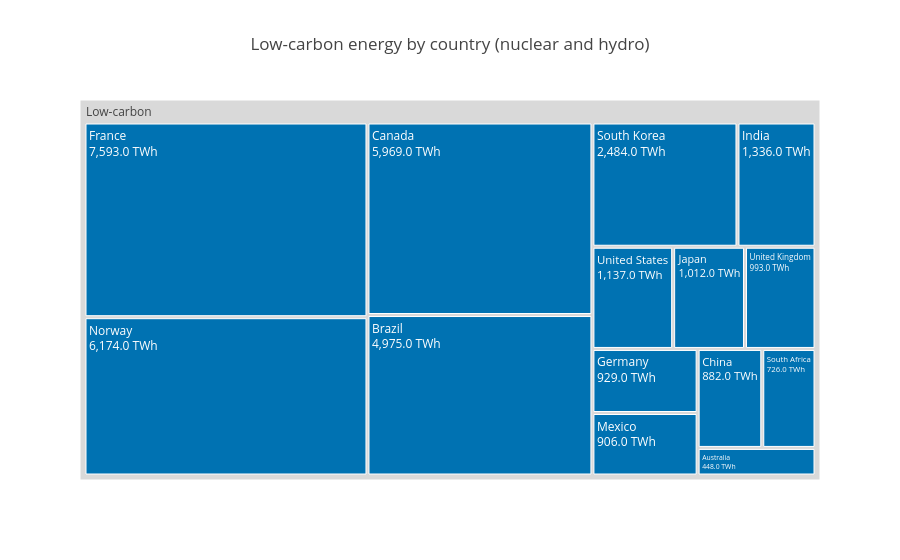
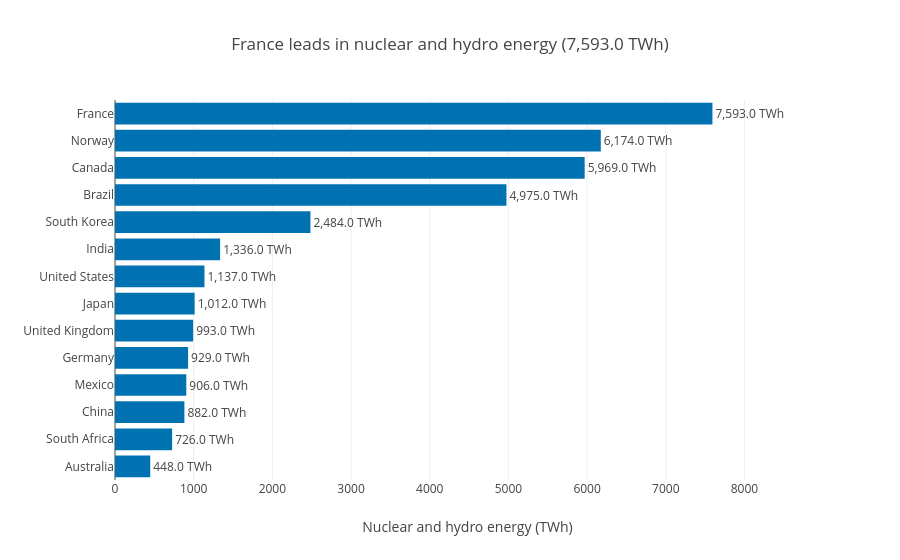

Write notebook code for charts like these, in order.
### Markdown cell above
## Task 2 — Treemap vs bar: low-carbon energy by country

**What to build:** Build **both** a treemap and a horizontal bar chart showing total low-carbon TWh (Nuclear + Hydro) per country. Then answer the question in a markdown cell below.

**Requirements:**
- Filter to `Source_Type == 'Low-carbon'` and aggregate TWh by country
- Treemap: single-level `path=['All', 'Country']` with a dummy root node labelled `'Low-carbon'`
- Bar chart: sorted by TWh, horizontal orientation, CVD-safe colour
- Both charts show TWh values, not percentages
- Insight title on the bar chart naming the leading country

### Code cell
low_carbon = (
    df.loc[df['Source_Type'].eq('Low-carbon')]
    .groupby('Country', as_index=False)['TWh'].sum()
    .sort_values('TWh', ascending=False)
    .assign(All='Low-carbon')
)
leader = low_carbon.iloc[0]
fig_low_tree = px.treemap(
    low_carbon, path=['All', 'Country'], values='TWh',
    title='Low-carbon energy by country (nuclear and hydro)',
)
fig_low_tree.update_traces(
    marker_colors=['#D9D9D9' if '/' not in node_id else '#0072B2'
                   for node_id in fig_low_tree.data[0].ids],
    texttemplate='%{label}<br>%{value:,.1f} TWh',
    hovertemplate='%{label}<br>%{value:,.1f} TWh<extra></extra>',
)
fig_low_tree.show()

fig_low_bar = px.bar(
    low_carbon, x='TWh', y='Country', orientation='h', text='TWh',
    color_discrete_sequence=['#0072B2'],
    title=f"{leader['Country']} leads in nuclear and hydro energy ({leader['TWh']:,.1f} TWh)",
)
fig_low_bar.update_traces(texttemplate='%{x:,.1f} TWh', textposition='outside', cliponaxis=False)
fig_low_bar.update_yaxes(categoryorder='array', categoryarray=low_carbon['Country'].tolist(),
                         autorange='reversed', title=None)
fig_low_bar.update_xaxes(title='Nuclear and hydro energy (TWh)', range=[0, leader['TWh'] * 1.18])
fig_low_bar.update_layout(height=560)
fig_low_bar.show()

### Figure 1 — Plotly figure (JSON) as saved in the notebook; plotly's stock layout.template omitted (floating-point values rounded to 4 significant figures)
{"data": [{"type": "treemap", "branchvalues": "total", "ids": ["Low-carbon", "Low-carbon/France", "Low-carbon/Norway", "Low-carbon/Canada", "Low-carbon/Brazil", "Low-carbon/South Korea", "Low-carbon/India", "Low-carbon/United States", "Low-carbon/Japan", "Low-carbon/United Kingdom", "Low-carbon/Germany", "Low-carbon/Mexico", "Low-carbon/China", "Low-carbon/South Africa", "Low-carbon/Australia"], "labels": ["Low-carbon", "France", "Norway", "Canada", "Brazil", "South Korea", "India", "United States", "Japan", "United Kingdom", "Germany", "Mexico", "China", "South Africa", "Australia"], "parents": ["", "Low-carbon", "Low-carbon", "Low-carbon", "Low-carbon", "Low-carbon", "Low-carbon", "Low-carbon", "Low-carbon", "Low-carbon", "Low-carbon", "Low-carbon", "Low-carbon", "Low-carbon", "Low-carbon"], "values": [35564, 7593, 6174, 5969, 4975, 2484, 1336, 1137, 1012, 993, 929, 906, 882, 726, 448], "marker": {"colors": ["#D9D9D9", "#0072B2", "#0072B2", "#0072B2", "#0072B2", "#0072B2", "#0072B2", "#0072B2", "#0072B2", "#0072B2", "#0072B2", "#0072B2", "#0072B2", "#0072B2", "#0072B2"]}, "texttemplate": "%{label}<br>%{value:,.1f} TWh", "hovertemplate": "%{id}<br>%{value:,.1f} TWh<extra></extra>"}], "layout": {"title": "Low-carbon energy by country (nuclear and hydro)"}}

### Figure 2 — Plotly figure (JSON) as saved in the notebook; plotly's stock layout.template omitted (floating-point values rounded to 4 significant figures)
{"data": [{"type": "bar", "orientation": "h", "x": [7593, 6174, 5969, 4975, 2484, 1336, 1137, 1012, 993, 929, 906, 882, 726, 448], "y": ["France", "Norway", "Canada", "Brazil", "South Korea", "India", "United States", "Japan", "United Kingdom", "Germany", "Mexico", "China", "South Africa", "Australia"], "marker": {"color": "#0072B2"}, "text": ["7,593.0 TWh", "6,174.0 TWh", "5,969.0 TWh", "4,975.0 TWh", "2,484.0 TWh", "1,336.0 TWh", "1,137.0 TWh", "1,012.0 TWh", "993.0 TWh", "929.0 TWh", "906.0 TWh", "882.0 TWh", "726.0 TWh", "448.0 TWh"], "textposition": "outside", "cliponaxis": false}], "layout": {"title": "France leads in nuclear and hydro energy (7,593.0 TWh)", "height": 560, "margin": {"l": 115}, "yaxis": {"autorange": "reversed"}, "xaxis": {"title": "Nuclear and hydro energy (TWh)", "range": [0, 8960.0]}}}
